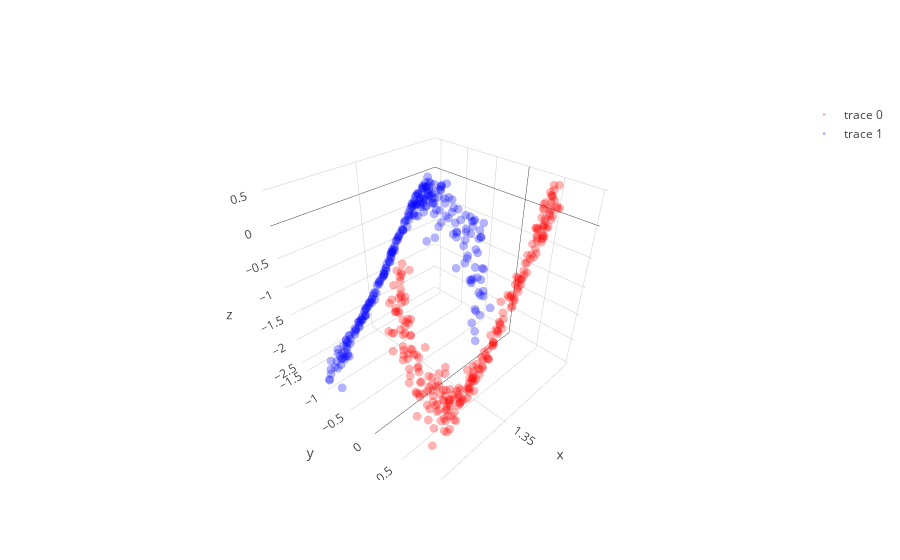

The notebook cell saved with this chart:
### Code cell
# with all scale
expand_dim = 3
w1 = np.random.randn(2,expand_dim)
w2 = np.random.randn(expand_dim,1)
a  = np.ones(expand_dim); b = np.ones(expand_dim); c = np.zeros(expand_dim)
a = a/(np.sqrt(np.sum(a**2)))
b = b/(np.sqrt(np.sum(b**2)))

w1 = _sym_decorrelation(w1)
w2 = w2/(np.sqrt(np.sum(w2**2)))

temp_X = np.copy(X)
mini_batch_size = 10
for iter in range(2000):
    cum_loss = 0; temp_X   = shuffle(temp_X)
    
    for mini_batch in range(0,len(X),mini_batch_size):
        current_batch = temp_X[mini_batch:mini_batch+mini_batch_size]
        
        layer1 = current_batch @ w1
        layer1 = layer1  + (1/(iter+1))*np.random.randn(expand_dim)
        layer1a= a*g(b*layer1)+c
        layer1a= layer1a + (1/(iter+1))*np.random.randn(expand_dim)
        layer2 = layer1a       @ w2
        loss   = w2.T @ layer1a.T @ layer1a @ w2
        
        grad2 = -layer1a.T @ layer1a @ w2 
        grad1a= -layer1a@w2@w2.T
        grada = grad1a*g(b*layer1)
        gradb = grad1a*a*g_grad(b*layer1)*layer1
        gradc = grad1a
        grad1 = current_batch.T @(grad1a*a*g_grad(b*layer1)*b) - 1.5 * current_batch.T @ current_batch @ w1 

        w2 = w2 - 0.0000009 * grad2
        a = a -   0.00009    * grada.mean(0)+ (1/(iter+1))*np.random.randn(expand_dim)
        b = b -   0.00009    * gradb.mean(0)+ (1/(iter+1))*np.random.randn(expand_dim)
        c = c -   0.00009   * gradc.mean(0) + (1/(iter+1))*np.random.randn(expand_dim)
        w1 = w1 - 0.0000009 * grad1
        
        w1 = _sym_decorrelation(w1)
        w2 = w2/(np.sqrt(np.sum(w2**2)))
        
#         a = b/(np.sqrt(np.sum(b**2)))
#         b = b/(np.sqrt(np.sum(b**2)))
#         c = c/(np.sqrt(np.sum(c**2)))
        
        a = (a-a.mean())/a.std()
        b = (b-b.mean())/b.std()
        c = (c-c.mean())/c.std()


        cum_loss      = cum_loss + loss.mean()
        
    if iter%500==0:print('Iter : ',iter," Loss: ",cum_loss)

# projection
projected_mine = (a*g(b*(X @ w1))+c) @ w2

plt.figure(figsize=(20,5))
plt.subplot(1, 3, 1)
plt.scatter(X[y==0, 0], X[y==0, 1], color='red', alpha=0.5)
plt.scatter(X[y==1, 0], X[y==1, 1], color='blue', alpha=0.5)
plt.quiver(X.mean(0)[0], X.mean(0)[1], evector[0,0],evector[0,1], color=['b'], scale=2.5)
plt.quiver(X.mean(0)[0], X.mean(0)[1], evector[1,0],evector[1,1], color=['g'], scale=2.5)

plt.subplot(1, 3, 2,projection='3d')
one_layer_project = (a*g(b*(X @ w1))+c)
plt.scatter(one_layer_project[:,0],one_layer_project[:,1],one_layer_project[:,2], color='red')

plt.subplot(1, 3, 3)
plt.scatter(projected_mine[y==0], np.zeros((len(projected_mine)//2)),  color='red', alpha=0.05)
plt.scatter(projected_mine[y==1], np.zeros((len(projected_mine)//2)), color='blue', alpha=0.05)
plt.show()

trace1 = go.Scatter3d(
    x=one_layer_project[y==0,0],
    y=one_layer_project[y==0,1],
    z=one_layer_project[y==0,2],
    mode='markers',
    line=dict(color='red',width=0.5),
    marker=dict(size=3,opacity=0.3)
)
trace2 = go.Scatter3d(
    x=one_layer_project[y==1,0],
    y=one_layer_project[y==1,1],
    z=one_layer_project[y==1,2],
    mode='markers',
    line=dict(color='blue',width=0.5),
    marker=dict(size=3,opacity=0.3)
)
data = [trace1,trace2]
fig  = go.Figure(data=data)
iplot(fig)

### Figure 1 — Plotly figure (JSON) as saved in the notebook; plotly's stock layout.template omitted (floating-point values rounded to 4 significant figures; data arrays with more than 128 entries replaced by an {"elided": "..."} marker saying what was removed)
{"data": [{"line": {"color": "red", "width": 0.5}, "marker": {"opacity": 0.3, "size": 3}, "mode": "markers", "type": "scatter3d", "uid": "24b4b6cc-1399-4e75-8f95-b1b0bbd545b2", "x": {"elided": "250 float values"}, "y": {"elided": "250 float values"}, "z": {"elided": "250 float values"}}, {"line": {"color": "blue", "width": 0.5}, "marker": {"opacity": 0.3, "size": 3}, "mode": "markers", "type": "scatter3d", "uid": "741731fa-09df-488c-8e80-58e8ad43ca4e", "x": {"elided": "250 float values"}, "y": {"elided": "250 float values"}, "z": {"elided": "250 float values"}}], "layout": {}}
